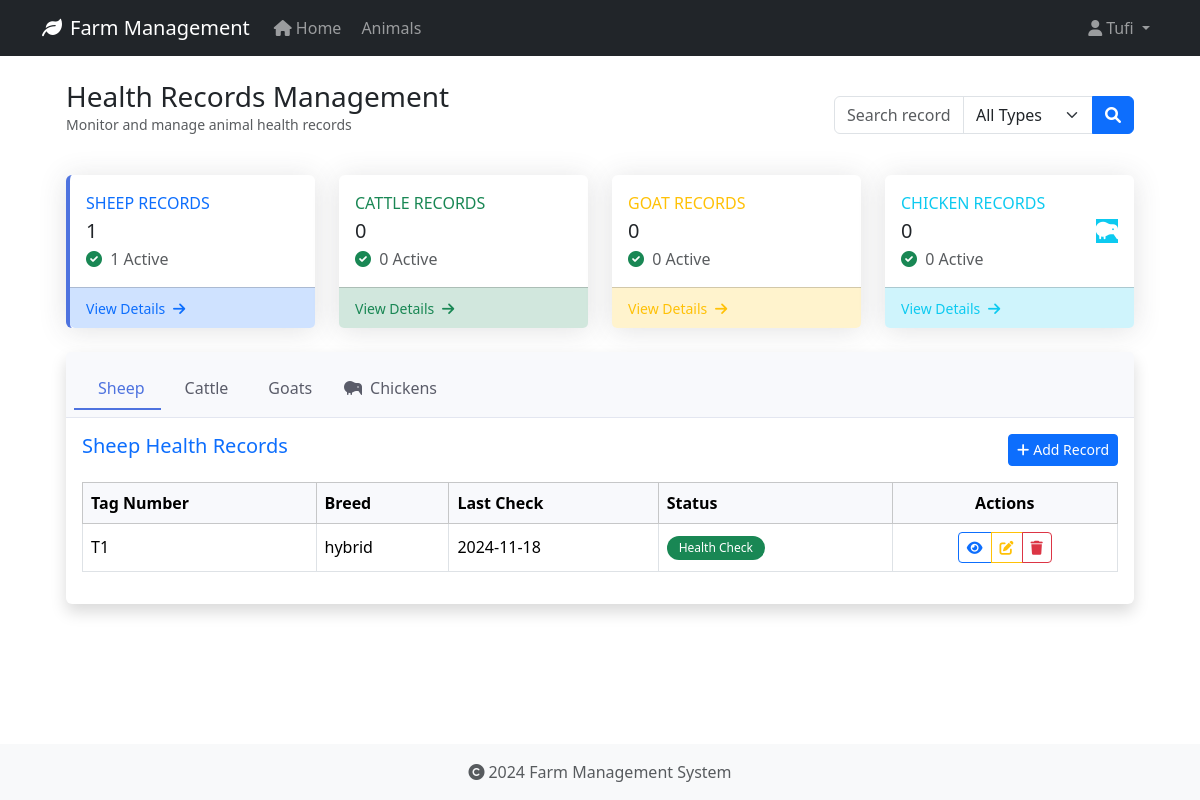
/health-records/ (signed in), run on an earlier commit of the app's database.
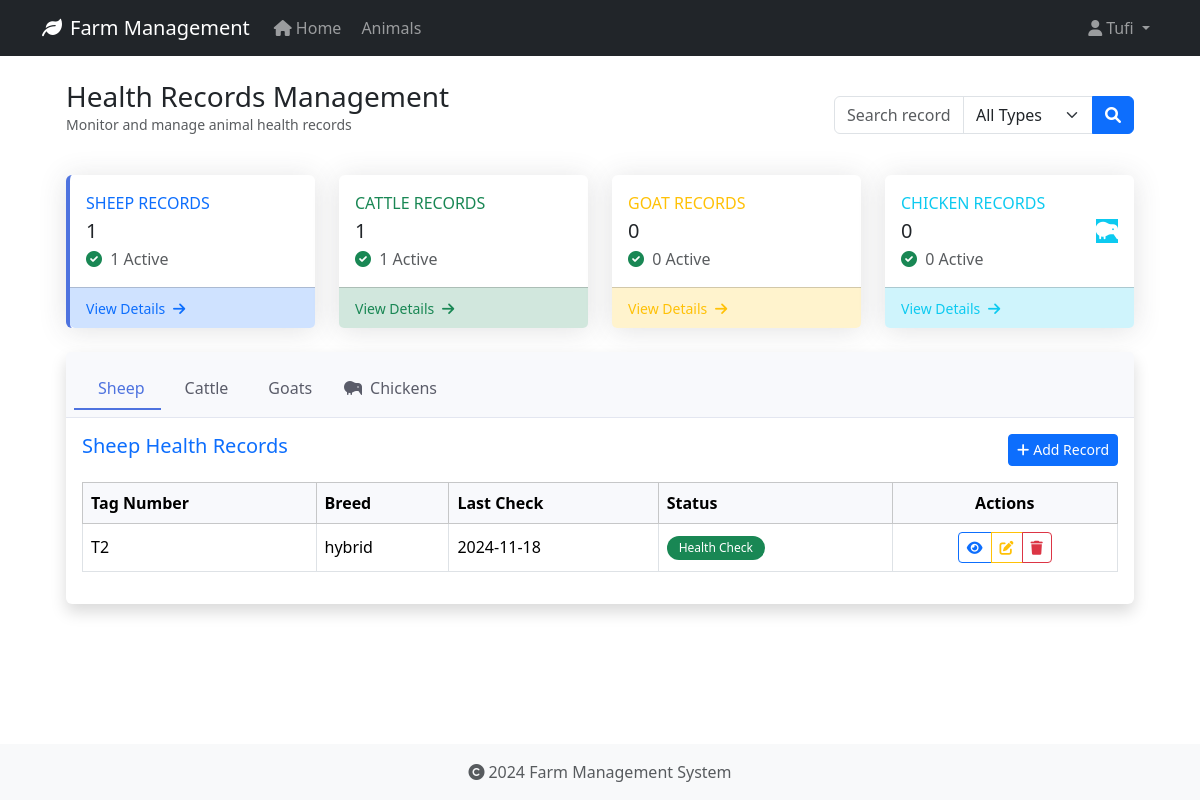
And on a later commit of the database.
### app/models/animal.py (models this page shows, shortened)
class HealthRecord(db.Model):
    id = db.Column(db.Integer, primary_key=True)
    animal_id = db.Column(db.Integer, db.ForeignKey('animal.id', ondelete='CASCADE'), nullable=False)
    record_type = db.Column(db.String(50), nullable=False)  # Made nullable=False
    date = db.Column(db.Date, nullable=False)
    description = db.Column(db.Text, nullable=True)
    treatment = db.Column(db.Text, nullable=True)
    cost = db.Column(db.Float, nullable=True)
    next_due_date = db.Column(db.Date, nullable=True)
    created_at = db.Column(db.DateTime, default=datetime.utcnow, nullable=False)
    created_by_id = db.Column(db.Integer, db.ForeignKey('user.id', ondelete='SET NULL'), nullable=True)

class Animal(db.Model):
    id = db.Column(db.Integer, primary_key=True)
    tag_number = db.Column(db.String(50), unique=True, nullable=False, index=True)
    name = db.Column(db.String(100), nullable=True)  # Explicitly mark as nullable
    species = db.Column(db.String(50), nullable=False, index=True)
    breed = db.Column(db.String(50), nullable=True)
    date_of_birth = db.Column(db.Date, nullable=True)
    gender = db.Column(db.String(20), nullable=True)
    weight = db.Column(db.Float, nullable=True)
    status = db.Column(db.String(20), default='active', nullable=False)
    purchase_date = db.Column(db.Date, nullable=True)
    purchase_price = db.Column(db.Float, nullable=True)
    notes = db.Column(db.Text, nullable=True)
    created_at = db.Column(db.DateTime, default=datetime.utcnow, nullable=False)
    updated_at = db.Column(db.DateTime, default=datetime.utcnow, onupdate=datetime.utcnow, nullable=False)
    wool_type = db.Column(db.String(50), nullable=True)
    last_shearing = db.Column(db.Date, nullable=True)
    fleece_weight = db.Column(db.Float, nullable=True)
    wool_grade = db.Column(db.String(20), nullable=True)
    lambing_status = db.Column(db.String(50), nullable=True)
    lambing_date = db.Column(db.Date, nullable=True)
    milk_production = db.Column(db.Float, nullable=True)
    last_milking = db.Column(db.Date, nullable=True)  # Changed from DateTime to Date
    milk_quality = db.Column(db.String(20), nullable=True)
    calving_status = db.Column(db.String(50), nullable=True)
    calving_date = db.Column(db.Date, nullable=True)
    milk_fat_content = db.Column(db.Float, nullable=True)
    egg_production = db.Column(db.Integer, nullable=True)
    egg_color = db.Column(db.String(20), nullable=True)
    comb_type = db.Column(db.String(20), nullable=True)
    laying_status = db.Column(db.String(20), nullable=True)
    last_laying_date = db.Column(db.Date, nullable=True)
    egg_size = db.Column(db.String(20), nullable=True)
    category = db.Column(db.String(50), nullable=True)
    special_needs = db.Column(db.Text, nullable=True)
    diet_requirements = db.Column(db.Text, nullable=True)
    habitat = db.Column(db.String(100), nullable=True)
    health_records = db.relationship('HealthRecord', backref='animal', lazy=True, cascade='all, delete-orphan')

### app/routes/health_records.py (the view, shortened to what this page needs)
@bp.route('/')
@login_required
def index():
    search_query = request.args.get('search', '').strip()
    record_type = request.args.get('type', 'all').lower()
    base_query = HealthRecord.query.join(Animal)
    sheep_records = (base_query.filter(Animal.species == 'Sheep')
                    .order_by(HealthRecord.date.desc())
                    .limit(5)
                    .all())
    cattle_records = (base_query.filter(Animal.species == 'Cattle')
                     .order_by(HealthRecord.date.desc())
                     .limit(5)
                     .all())
    goat_records = (base_query.filter(Animal.species == 'Goat')
                   .order_by(HealthRecord.date.desc())
                   .limit(5)
                   .all())
    chicken_records = (base_query.filter(Animal.species == 'Chicken')
                      .order_by(HealthRecord.date.desc())
                      .limit(5)
                      .all())
    return render_template('health_records/index.html',
                         sheep_records=sheep_records,
                         cattle_records=cattle_records,
                         goat_records=goat_records,
                         chicken_records=chicken_records,
                         search_query=search_query,
                         record_type=record_type,
                         today=date.today())

### app/models/user.py (called while the page is built)
@login_manager.user_loader
def load_user(user_id):
    return User.query.get(int(user_id))

### app/templates/health_records/index.html (shortened to what the changed rows need)
{% extends "base.html" %}
{% block content %}
<div class="container-fluid px-4">
    <div class="d-flex justify-content-between align-items-center mb-4">
        <div>
            <h1 class="h3 mb-0 text-gray-800">Health Records Management</h1>
        </div>
    </div>
    <div class="row g-4 mb-4">
        <div class="col-xl-3 col-md-6">
            <div class="card border-left-success h-100">
                <div class="card-body">
                    <div class="row align-items-center">
                        <div class="col">
                            <div class="text-xs font-weight-bold text-success text-uppercase mb-1">
                                Cattle Records
                            </div>
                            <div class="h5 mb-0 font-weight-bold text-gray-800">{{ cattle_records|length }}</div>
                            <div class="text-xs text-muted mt-1">
                                <span class="text-success me-1">
                                </span>
                                {{ cattle_records|selectattr('next_due_date', 'none')|list|length }} Active
                            </div>
                        </div>
                    </div>
                </div>
            </div>
        </div>
    </div>
    <div class="card shadow mb-4">
        <div class="card-body">
            <div class="tab-content">
                <div class="tab-pane fade show active" id="sheep">
                    {% if sheep_records %}
                    <div class="table-responsive">
                        <table class="table table-hover table-bordered">
                            <thead class="table-light">
                                <tr>
                                    <th>Tag Number</th>
                                    <th>Breed</th>
                                    <th>Last Check</th>
                                    <th>Status</th>
                                    <th class="text-center">Actions</th>
                                </tr>
                            </thead>
                            <tbody>
                                {% for record in sheep_records %}
                                <tr>
                                    <td>
                                        <span class="fw-medium">{{ record.animal.tag_number }}</span>
                                    </td>
                                    <td>{{ record.animal.breed or 'N/A' }}</td>
                                    <td>{{ record.date.strftime('%Y-%m-%d') }}</td>
                                    <td>
                                        <span class="badge rounded-pill {% if record.next_due_date and record.next_due_date < today %}bg-danger
                                                   {% elif record.next_due_date == today %}bg-warning
                                                   {% else %}bg-success{% endif %}">
                                            {{ record.record_type }}
                                        </span>
                                    </td>
                                    <td class="text-center">
                                        <div class="btn-group btn-group-sm">
                                            <a href="{{ url_for('health_records.view', id=record.id) }}"
                                               class="btn btn-outline-primary" title="View">
                                                <i class="fas fa-eye"></i>
                                            </a>
                                            <a href="{{ url_for('health_records.edit', id=record.id) }}"
                                               class="btn btn-outline-warning" title="Edit">
                                                <i class="fas fa-edit"></i>
                                            </a>
                                            <button type="button" class="btn btn-outline-danger"
                                                    onclick="confirmDelete({{ record.id }}, '{{ record.animal.tag_number }}')"
                                                    title="Delete">
                                                <i class="fas fa-trash"></i>
                                            </button>
                                        </div>
                                    </td>
                                </tr>
                                {% endfor %}
                            </tbody>
                        </table>
                    </div>
                    {% endif %}
                </div>
            </div>
{% endblock %}

What changed in the data, as far as the page shows it:
removed HealthRecord: animal.tag_number "T1", animal "hybrid", date "2024-11-18", record_type "Health Check"
added HealthRecord: animal.tag_number "T2", animal "hybrid", date "2024-11-18", record_type "Health Check"
Also different on the page:
{{ cattle_records|length }}: "0" → "1"
{{ cattle_records|selectattr('next_due_date', 'none')|list|length }}: "0" → "1"
